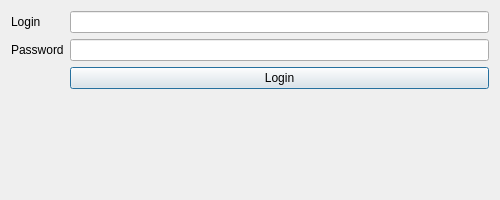
<?xml version="1.0" encoding="UTF-8"?>
<ui version="4.0">
 <class>LoginWindow</class>
 <widget class="QDialog" name="LoginWindow">
  <property name="geometry">
   <rect>
    <x>0</x>
    <y>0</y>
    <width>500</width>
    <height>200</height>
   </rect>
  </property>
  <property name="maximumSize">
   <size>
    <width>500</width>
    <height>200</height>
   </size>
  </property>
  <property name="windowTitle">
   <string>Dialog</string>
  </property>
  <layout class="QGridLayout" name="gridLayout">
   <item row="0" column="0">
    <layout class="QFormLayout" name="formLayout">
     <item row="0" column="0">
      <widget class="QLabel" name="labelLogin">
       <property name="text">
        <string>Login</string>
       </property>
      </widget>
     </item>
     <item row="0" column="1">
      <widget class="QLineEdit" name="inputLogin"/>
     </item>
     <item row="1" column="0">
      <widget class="QLabel" name="labelPassword">
       <property name="text">
        <string>Password</string>
       </property>
      </widget>
     </item>
     <item row="1" column="1">
      <widget class="QLineEdit" name="inputPassword"/>
     </item>
     <item row="2" column="1">
      <widget class="QPushButton" name="buttonLogin">
       <property name="text">
        <string>Login</string>
       </property>
      </widget>
     </item>
    </layout>
   </item>
  </layout>
 </widget>
 <resources/>
 <connections/>
</ui>
